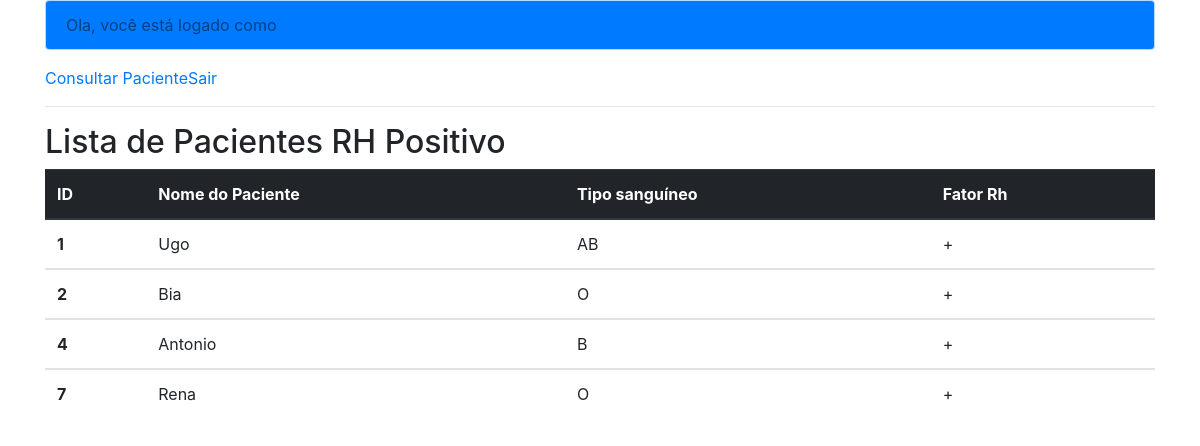
/consultaPacienteMais.php, run on the app's committed database.
### tables this page shows
CREATE TABLE IF NOT EXISTS `tb_paciente` (
  `id_paciente` int NOT NULL AUTO_INCREMENT,
  `paciente` varchar(80) NOT NULL,
  `tipo_sanguineo` char(2) NOT NULL,
  `fator_rh` char(1) NOT NULL,
  `convenio` tinyint(1) NOT NULL,
  PRIMARY KEY (`id_paciente`)
);

### consultaPacienteMais.php (the view, shortened to what this page needs)
<!doctype html>
<html>
<head>
</head>
<body>
	 <?php
     include "menu.php";
	 ?>
  <div class="container">
    <h2> Lista de Pacientes RH Positivo </h2>
		<table class="table">
  		<thead class="thead-dark">
	<?php
          include("conexao.php");
		 $comandoSql="select * from tb_paciente";
		 $resultado= mysqli_query($con, $comandoSql);
		     ?>
			<tr>
      			<th scope="col">ID</th>
      			<th scope="col">Nome do Paciente</th>
      			<th scope="col">Tipo sanguíneo</th>
      			<th scope="col">Fator Rh</th>
    		</tr>
			 </thead>
			<?php
		while($dados=mysqli_fetch_assoc($resultado)){
			$id=$dados["id_paciente"];
			$p= $dados["paciente"];
			$t= $dados["tipo_sanguineo"];
			$f= $dados["fator_rh"];
			if($f == '+'){
			?>
			<tbody>
				<tr>
				  <th scope="row"><?php echo "$id <br>"; ?></th>
				  <td><?php echo "$p <br> "; ?></td>
				  <td><?php echo "$t <br>"; ?></td>
				  <td><?php echo "$f <br>"; ?></td>
				  </tr>
				</tbody>
			<?php
			}
		}
	?>
			</table>
</body>
</html>

### data on the page
tb_paciente: id_paciente "1", paciente "Ugo", tipo_sanguineo "AB", fator_rh "+"
tb_paciente: id_paciente "2", paciente "Bia", tipo_sanguineo "O", fator_rh "+"
tb_paciente: id_paciente "4", paciente "Antonio", tipo_sanguineo "B", fator_rh "+"
tb_paciente: id_paciente "7", paciente "Rena", tipo_sanguineo "O", fator_rh "+"
